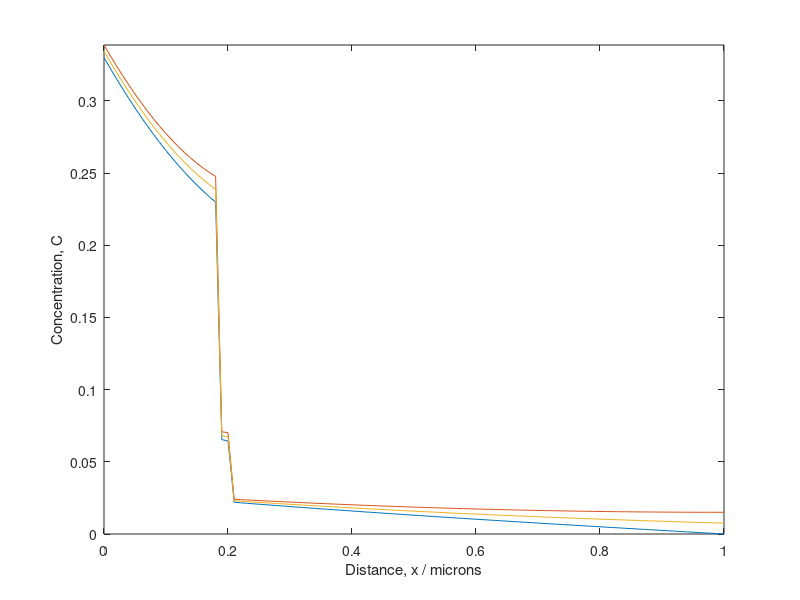

The MATLAB script that drew this image:
%This script produces a Crank-Nicolson simulation of a stack of two layers
%of material. The main purpose is to simulate a diffusion profile of a system with a GDC
%electrolyte and an LSCF cathode as well as an interface between the two.

clear;close all

%% Define parameters
% Material properties
D_1=.00026; % Define diffusivity of cathode material [um^2/s] (LSCF)
D_2=0.0026;  % Define diffusivity of electrolyte material [um^2/s] (GDC)
k=0.000292; % Define surface exchange coefficient of LSCF [um/s]
D_int=0.0009; %Define interfacial resistance [s/um]
int_width=0;% Define the width of the interface region (0 is the default value)

% Experimental setup
Duration=.083; % Time of exchange in hours (found with Kiloran correction)
L = [0.2;0.8]; % Vector of the layer lengths, first element is the first layer

% Simulation parameters
delta_x=0.01; % Define the spatial step [um]
delta_t=2; % Define the time step [s] (this should be a derived parameter based on max value of sigma)

% Derived properties
%D_int=2*(r/delta_x+1/D_1+1/D_2)^-1; % Define the diffusivity of the interface [um^2/s]
Length=L(1)+L(2); % Total sample length [um]
steps_x=Length/delta_x+1; % Define number of spatial nodes
steps_t=Duration*3600/delta_t+1; % Define number of time steps
x=0:delta_x:Length; % Define the length of the profile in steps of delta_x
sigma_1=D_1*(delta_t)/(2*delta_x^2); % Calculate sigma of LSCF
sigma_2=D_2*(delta_t)/(2*delta_x^2); % Calculate sigma of GDC
sigma_int=D_int*(delta_t)/(2*delta_x^2);% Calculate sigma of the first interface
h=k/D_1; %Calculate h

%% Build simulation components
% Set up a sub-matrix L which contains the information regarding the surface exchange as well as diffusion through the LSCF layer

% Set up the vector for the subdiagonal
sub = zeros(round(steps_x)-1,1);
sub(1:L(1)/delta_x-1,1)=sigma_1;
sub(L(1)/delta_x:L(1)/delta_x+1,1)=sigma_int;
sub(L(1)/delta_x+2:end,1)=sigma_2;

% Set up the vector for the superdiagonal
sup = zeros(round(steps_x)-1,1);
sup(1:L(1)/delta_x-1,1)=sigma_1;
sup(L(1)/delta_x-1:L(1)/delta_x,1)=sigma_int;
sup(L(1)/delta_x+1:end,1)=sigma_2;

% Set up the vector for the central diagonal
s1 = zeros(round(steps_x),1);
s1(1:L(1)/delta_x-1,1)=1-2*sigma_1;
s1(L(1)/delta_x:L(1)/delta_x+1,1)=1-2*sigma_int;
s1(L(1)/delta_x+2:end,1)=1-2*sigma_2;

% Create the matrix at the current timestep (Mirror boundary condition)
A = full(gallery('tridiag',sub,s1,sup));
A(1,1) = 1-2*sigma_1*(1+delta_x*h); %Surface boundary condition
A(1,2) = 2*sigma_1; %Surface boundary condition
A(end,end) = 1+sigma_2; %Mirror boundary condition parameters
A(end,end-1) = -2*sigma_2;
A(end,end-2) = sigma_2;

% Create the matrix at the future timestep
A_n = full(gallery('tridiag',-sub,-s1+2,-sup));
A_n(1,1) = 1+2*sigma_1*(1+delta_x*h); %Surface boundary condition
A_n(1,2) = -2*sigma_1; %Surface boundary condition
A_n(end,end) = 1-sigma_2; %Mirror boundary condition parameters
A_n(end,end-1) = 2*sigma_2;
A_n(end,end-2) = -sigma_2;

% Create the matrix at the current timestep (Dirichlet boundary condition)
A_Di = full(gallery('tridiag',sub,s1,sup));
A_Di(1,1) = 1-2*sigma_1*(1+delta_x*h); %Surface boundary condition
A_Di(1,2) = 2*sigma_1; %Surface boundary condition
A_Di(end,end) = 1; % Dirichlet boundary condition
A_Di(end,end-1) = 0;
A_Di(end,end-2) = 0;

A_n_Di = full(gallery('tridiag',-sub,-s1+2,-sup));
A_n_Di(1,1) = 1+2*sigma_1*(1+delta_x*h); %Surface boundary condition
A_n_Di(1,2) = -2*sigma_1; %Surface boundary condition
A_n_Di(end,end) = 1; %Mirror boundary condition parameters
A_n_Di(end,end-1) = 0;
A_n_Di(end,end-2) = 0;

%%%%%%%%%%%%%%%%%%%%%%%%%%%%%%%%%%%%%%%%%%%%%%%%%%%%%%%%%%%%%%%%%%%%%

% Define surface exchange vector
G = zeros(round(steps_x), 1);
G(1) = 4*delta_x*sigma_1*h; %surface boundary condition vector G
C = zeros(round(steps_x),1);%Initial position vector, 0 everywhere
C_Di = zeros(round(steps_x),1);% Initial position vector for the Dirichlet bc


%% Run the iterative matrix calculation

for t=1:steps_t
    C = A_n\(A*C+G);
    C_Di = A_n_Di\(A_Di*C_Di+G);
    plot(x,C_Di,x,C,x,(C+C_Di)/2); % Plot both boundary conditions as well as their mean
    xlim([0 Length])
    ylim([-0 inf]);
    xlabel('Distance, x / microns')
    ylabel('Concentration, C')
    drawnow
end

hold off

%Optional code to produce noisy data that can be used to test fitting
%functions

% snr = 50;
% out = awgn(C,snr);varargin;
% 
% plot(out)
% 
% writematrix(out,'GenNoiseInt.txt')



%%%%%%%%%%%%%%%%%%%%%%%%%%%%%%%%%%%%%%%%%%%%%%%%%%%%%%%
%% Initialise figure
% Fig=figure(...
%     'Units','normalized',...
%     'Position',[.3 .5 .5 .4],...
%     'Color',[1 1 1],...%    'renderer','painters',...
%     'WindowStyle','normal',...
%     'PaperPositionMode','auto',...
%     'PaperOrientation','landscape');
% h=plot(x,C,x,C_Di,x,C_t,'x-',[L(1),L(1)],[0,1],'k:','linewidth',1.5);
% set(gca,'TickLabelInterpreter','latex',...
%     'LineWidth',1.2,...
%     'FontSize',16);
% xlim([0 Length])
% ylim([0 1]); %inf is quite annoying to watch :-)
% xlabel('Distance, $x$ / microns','interpreter','latex')
% ylabel('Normalised isotopic fraction, $C''$','interpreter','latex')
% linkdata on %This updates the data in the plot
% set(gca,'TickLabelInterpreter','latex',...
%     'LineWidth',1.2,...
%     'FontSize',16);
% legend('C-N Simulation','Interface location', 'Interpreter','Latex');



% A(L(1)/delta_x,L(1)/delta_x-1)=sigma_1+0.25*(sigma_int-sigma_1);
% A(L(1)/delta_x,L(1)/delta_x)=1-2*sigma_1;
% A(L(1)/delta_x,L(1)/delta_x+1)=sigma_1-0.25*(sigma_int-sigma_1);
%
% A(L(1)/delta_x+1,L(1)/delta_x)=sigma_int+0.25*(sigma_2-sigma_1);
% A(L(1)/delta_x+1,L(1)/delta_x+1)=1-2*sigma_int;
% A(L(1)/delta_x+1,L(1)/delta_x+2)=sigma_int-0.25*(sigma_2-sigma_1);
%
% A(L(1)/delta_x+2,L(1)/delta_x+1)=sigma_2+0.25*(sigma_2-sigma_int);
% A(L(1)/delta_x+2,L(1)/delta_x+2)=1-2*sigma_2;
% A(L(1)/delta_x+2,L(1)/delta_x+3)=sigma_2-0.25*(sigma_2-sigma_int);

%%%%%%%%%%%%%%%%%%%%%%%%%%%%%%%%%%%%%%%%%%%%%%%%

% A_n(L(1)/delta_x,L(1)/delta_x-1)=-sigma_1+0.25*(sigma_int-sigma_1);
% A_n(L(1)/delta_x,L(1)/delta_x)=1+2*sigma_1;
% A_n(L(1)/delta_x,L(1)/delta_x+1)=-sigma_1-0.25*(sigma_int-sigma_1);
%
% A_n(L(1)/delta_x+1,L(1)/delta_x)=-sigma_int+0.25*(sigma_2-sigma_1);
% A_n(L(1)/delta_x+1,L(1)/delta_x+1)=1+2*sigma_int;
% A_n(L(1)/delta_x+1,L(1)/delta_x+2)=-sigma_int-0.25*(sigma_2-sigma_1);
%
% A_n(L(1)/delta_x+2,L(1)/delta_x+1)=-sigma_2+0.25*(sigma_2-sigma_int);
% A_n(L(1)/delta_x+2,L(1)/delta_x+2)=1+2*sigma_2;
% A_n(L(1)/delta_x+2,L(1)/delta_x+3)=-sigma_2-0.25*(sigma_2-sigma_int);